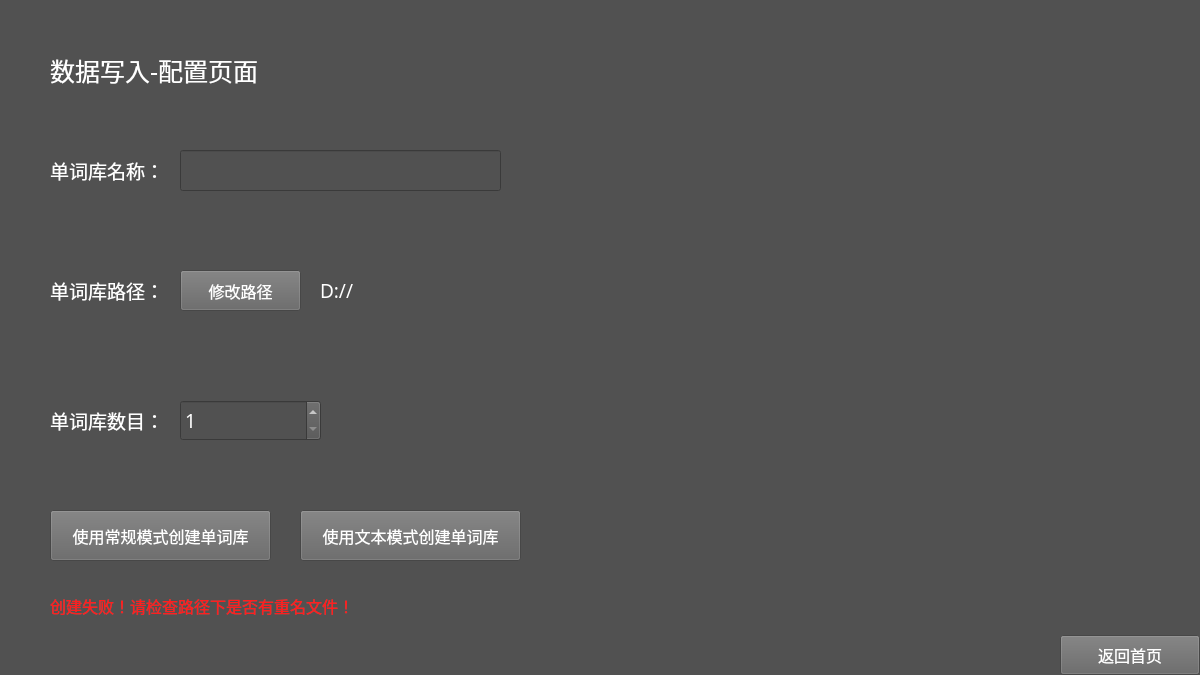
<?xml version="1.0" encoding="UTF-8"?>
<ui version="4.0">
 <class>DataInputMenu</class>
 <widget class="QFrame" name="DataInputMenu">
  <property name="geometry">
   <rect>
    <x>0</x>
    <y>0</y>
    <width>1200</width>
    <height>675</height>
   </rect>
  </property>
  <property name="windowTitle">
   <string>Frame</string>
  </property>
  <property name="styleSheet">
   <string notr="true">background-color: rgb(81, 81, 81);</string>
  </property>
  <widget class="QLabel" name="labelTitle">
   <property name="geometry">
    <rect>
     <x>50</x>
     <y>40</y>
     <width>471</width>
     <height>61</height>
    </rect>
   </property>
   <property name="font">
    <font>
     <family>等线</family>
     <pointsize>19</pointsize>
    </font>
   </property>
   <property name="styleSheet">
    <string notr="true">color: rgb(255, 255, 255);</string>
   </property>
   <property name="text">
    <string>数据写入-配置页面</string>
   </property>
  </widget>
  <widget class="QSpinBox" name="spinBoxNum">
   <property name="geometry">
    <rect>
     <x>180</x>
     <y>400</y>
     <width>141</width>
     <height>41</height>
    </rect>
   </property>
   <property name="font">
    <font>
     <family>等线 Light</family>
     <pointsize>14</pointsize>
    </font>
   </property>
   <property name="styleSheet">
    <string notr="true">color: rgb(255, 255, 255);</string>
   </property>
   <property name="minimum">
    <number>1</number>
   </property>
   <property name="maximum">
    <number>200</number>
   </property>
  </widget>
  <widget class="QLabel" name="labelName">
   <property name="geometry">
    <rect>
     <x>50</x>
     <y>150</y>
     <width>121</width>
     <height>41</height>
    </rect>
   </property>
   <property name="font">
    <font>
     <family>等线</family>
     <pointsize>14</pointsize>
    </font>
   </property>
   <property name="styleSheet">
    <string notr="true">color: rgb(255, 255, 255);</string>
   </property>
   <property name="text">
    <string>单词库名称：</string>
   </property>
  </widget>
  <widget class="QLineEdit" name="lineEditName">
   <property name="geometry">
    <rect>
     <x>180</x>
     <y>150</y>
     <width>321</width>
     <height>41</height>
    </rect>
   </property>
   <property name="font">
    <font>
     <family>等线</family>
     <pointsize>12</pointsize>
    </font>
   </property>
   <property name="styleSheet">
    <string notr="true">color: rgb(255, 255, 255);</string>
   </property>
  </widget>
  <widget class="QLabel" name="labelPath">
   <property name="geometry">
    <rect>
     <x>50</x>
     <y>270</y>
     <width>121</width>
     <height>41</height>
    </rect>
   </property>
   <property name="font">
    <font>
     <family>等线</family>
     <pointsize>14</pointsize>
    </font>
   </property>
   <property name="styleSheet">
    <string notr="true">color: rgb(255, 255, 255);</string>
   </property>
   <property name="text">
    <string>单词库路径：</string>
   </property>
  </widget>
  <widget class="QPushButton" name="pushButtonPath">
   <property name="geometry">
    <rect>
     <x>180</x>
     <y>270</y>
     <width>121</width>
     <height>41</height>
    </rect>
   </property>
   <property name="font">
    <font>
     <family>等线</family>
     <pointsize>12</pointsize>
    </font>
   </property>
   <property name="styleSheet">
    <string notr="true">background-color: rgb(100, 100, 100);
color: rgb(255, 255, 255);</string>
   </property>
   <property name="text">
    <string>修改路径</string>
   </property>
  </widget>
  <widget class="QLabel" name="labelPathSet">
   <property name="geometry">
    <rect>
     <x>320</x>
     <y>270</y>
     <width>551</width>
     <height>41</height>
    </rect>
   </property>
   <property name="font">
    <font>
     <family>等线</family>
     <pointsize>14</pointsize>
    </font>
   </property>
   <property name="styleSheet">
    <string notr="true">color: rgb(255, 255, 255);</string>
   </property>
   <property name="text">
    <string>D://</string>
   </property>
  </widget>
  <widget class="QLabel" name="labelNum">
   <property name="geometry">
    <rect>
     <x>50</x>
     <y>400</y>
     <width>121</width>
     <height>41</height>
    </rect>
   </property>
   <property name="font">
    <font>
     <family>等线</family>
     <pointsize>14</pointsize>
    </font>
   </property>
   <property name="styleSheet">
    <string notr="true">color: rgb(255, 255, 255);</string>
   </property>
   <property name="text">
    <string>单词库数目：</string>
   </property>
  </widget>
  <widget class="QPushButton" name="pushButtonCreate">
   <property name="geometry">
    <rect>
     <x>50</x>
     <y>510</y>
     <width>221</width>
     <height>51</height>
    </rect>
   </property>
   <property name="font">
    <font>
     <family>等线</family>
     <pointsize>12</pointsize>
    </font>
   </property>
   <property name="styleSheet">
    <string notr="true">background-color: rgb(100, 100, 100);
color: rgb(255, 255, 255);</string>
   </property>
   <property name="text">
    <string>使用常规模式创建单词库</string>
   </property>
  </widget>
  <widget class="QLabel" name="labelFailed">
   <property name="geometry">
    <rect>
     <x>50</x>
     <y>590</y>
     <width>441</width>
     <height>31</height>
    </rect>
   </property>
   <property name="font">
    <font>
     <family>等线</family>
     <pointsize>12</pointsize>
    </font>
   </property>
   <property name="styleSheet">
    <string notr="true">color: rgb(255, 30, 30);</string>
   </property>
   <property name="text">
    <string>创建失败！请检查路径下是否有重名文件！</string>
   </property>
  </widget>
  <widget class="QPushButton" name="pushButtonExit">
   <property name="geometry">
    <rect>
     <x>1060</x>
     <y>635</y>
     <width>140</width>
     <height>40</height>
    </rect>
   </property>
   <property name="font">
    <font>
     <family>等线</family>
     <pointsize>12</pointsize>
    </font>
   </property>
   <property name="styleSheet">
    <string notr="true">background-color: rgb(100, 100, 100);
color: rgb(255, 255, 255);</string>
   </property>
   <property name="text">
    <string>返回首页</string>
   </property>
  </widget>
  <widget class="QPushButton" name="pushButtonText">
   <property name="geometry">
    <rect>
     <x>300</x>
     <y>510</y>
     <width>221</width>
     <height>51</height>
    </rect>
   </property>
   <property name="font">
    <font>
     <family>等线</family>
     <pointsize>12</pointsize>
    </font>
   </property>
   <property name="styleSheet">
    <string notr="true">background-color: rgb(100, 100, 100);
color: rgb(255, 255, 255);</string>
   </property>
   <property name="text">
    <string>使用文本模式创建单词库</string>
   </property>
  </widget>
 </widget>
 <resources/>
 <connections/>
</ui>
